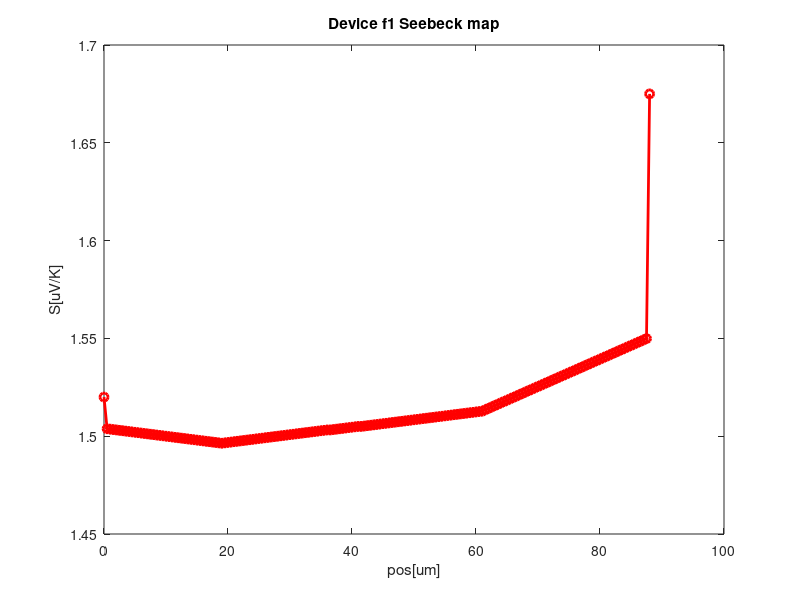

MATLAB code for this plot:
%%Seebeck match d f1

e1 = -0.0002;
e2 = -0.0002;
ep = 0;
pos = 0:0.5:88;
S1 = 1.5;
epb = 0;
epp = 0.0005;
eppa = 0;


mf1=[1.52,S1+18*e2-37*e1+epb,S1+18*e2-36*e1+epb,S1+18*e2-35*e1+epb,...
    S1+18*e2-34*e1+epb,S1+18*e2-33*e1+epb,S1+18*e2-32*e1,S1+18*e2-31*e1,...
    S1+18*e2-30*e1, S1+18*e2-29*e1,S1+18*e2-28*e1,S1+18*e2-27*e1, S1+18*e2-26*e1,...
    S1+18*e2-25*e1,S1+18*e2-24*e1,S1+18*e2-23*e1,S1+18*e2-22*e1,S1+18*e2-21*e1,...
    S1+18*e2-20*e1,S1+18*e2-19*e1,S1+18*e2-18*e1,S1+18*e2-17*e1,S1+18*e2-16*e1,...
    S1+18*e2-15*e1,S1+18*e2-14*e1,S1+18*e2-13*e1,S1+18*e2-12*e1,S1+18*e2-11*e1,...
    S1+18*e2-10*e1,S1+18*e2-9*e1,S1+18*e2-8*e1,S1+18*e2-7*e1,S1+18*e2-6*e1,S1+18*e2-5*e1,...
    S1+18*e2-4*e1,S1+18*e2-3*e1,S1+18*e2-2*e1,S1+18*e2-e1,S1+18*e2,S1+17*e2,...
    S1+16*e2,S1+15*e2,S1+14*e2,S1+13*e2,S1+12*e2,S1+11*e2,S1+10*e2,S1+9*e2,...
    S1+8*e2,S1+7*e2,S1+6*e2,S1+5*e2,S1+4*e2,S1+3*e2,S1+2*e2,S1+e2,S1, S1-e2,...
    S1-2*e2,S1-3*e2,S1-4*e2,S1-5*e2,S1-6*e2,S1-7*e2,S1-8*e2,S1-9*e2,S1-10*e2,...
    S1-11*e2,S1-12*e2,S1-13*e2,S1-14*e2,S1-15*e2,S1-16*e2,S1-16*e2,S1-17*e2,S1-18*e2,S1-19*e2,S1-20*e2,...
    S1-21*e2,S1-22*e2,S1-23*e2,S1-24*e2,S1-25*e2,S1-25*e2,S1-26*e2,S1-27*e2,S1-28*e2,S1-29*e2,S1-30*e2,...
    S1-31*e2,S1-32*e2,S1-33*e2,S1-34*e2,S1-35*e2,S1-36*e2,S1-37*e2,S1-38*e2,S1-39*e2,S1-40*e2,...
    S1-41*e2,S1-42*e2,S1-43*e2,S1-44*e2,S1-45*e2,S1-46*e2,S1-47*e2,S1-48*e2,S1-49*e2,S1-50*e2,...
    S1-51*e2,S1-52*e2,S1-53*e2,S1-54*e2,S1-55*e2,S1-56*e2,S1-57*e2,S1-58*e2,S1-59*e2,S1-60*e2,...
    S1-61*e2,S1-62*e2,S1-63*e2,S1-64*e2,...
    S1-66*e2+e2+9*epp-8*epp, S1-67*e2+e2+eppa+10*epp-8*epp, S1-68*e2+e2+eppa+11*epp-8*epp, S1-69*e2+e2+eppa+12*epp-8*epp, S1-70*e2+e2+eppa+13*epp-8*epp,...
    S1-71*e2+e2+eppa+14*epp-8*epp, S1-72*e2+e2+eppa+15*epp-8*epp, S1-73*e2+e2+eppa+16*epp-8*epp, S1-74*e2+e2+33*epp-32*epp+16*epp-8*epp, S1-75*e2+e2+34*epp-32*epp+16*epp-8*epp, S1-76*e2+e2+35*epp-32*epp+16*epp-8*epp, S1-77*e2+e2+36*epp-32*epp+16*epp-8*epp, S1-78*e2+e2+37*epp-32*epp+16*epp-8*epp, S1-79*e2+e2+38*epp-32*epp+16*epp-8*epp, S1-79*e2+39*epp-32*epp+16*epp-8*epp, S1-80*e2+40*epp-32*epp+16*epp-8*epp,...
    S1-81*e2+41*epp-32*epp+16*epp-8*epp, S1-82*e2+ep+42*epp-32*epp+16*epp-8*epp, S1-83*e2+ep+43*epp-32*epp+16*epp-8*epp, S1-84*e2+ep+44*epp-32*epp+16*epp-8*epp, S1-85*e2+ep+45*epp-32*epp+16*epp-8*epp, S1-86*e2+ep+46*epp-32*epp+16*epp-8*epp, S1-87*e2+ep+47*epp-32*epp+16*epp-8*epp, S1-88*e2+ep+48*epp-32*epp+16*epp-8*epp, S1-89*e2+ep+49*epp-32*epp+16*epp-8*epp, S1-90*e2+ep+50*epp-32*epp+16*epp-8*epp,...
    S1-91*e2+ep+51*epp-32*epp+16*epp-8*epp, S1-92*e2+ep+52*epp-32*epp+16*epp-8*epp, S1-93*e2+ep+53*epp-32*epp+16*epp-8*epp, S1-94*e2+ep+54*epp-32*epp+16*epp-8*epp, S1-95*e2+ep+55*epp-32*epp+16*epp-8*epp,S1-96*e2+ep+56*epp-32*epp+16*epp-8*epp,S1-97*e2+ep+57*epp-32*epp+16*epp-8*epp, S1-98*e2+ep+58*epp-32*epp+16*epp-8*epp, S1-99*e2+ep+59*epp-32*epp+16*epp-8*epp,...
    S1-100*e2+ep+60*epp-32*epp+16*epp-8*epp, S1-101*e2+ep+61*epp-32*epp+16*epp-8*epp, S1-102*e2+ep+62*epp-32*epp+16*epp-8*epp, S1-103*e2+ep+63*epp-32*epp+16*epp-8*epp, S1-104*e2+ep+64*epp-32*epp+16*epp-8*epp,S1-105*e2+ep+65*epp-32*epp+16*epp-8*epp, S1-106*e2+ep+66*epp-32*epp+16*epp-8*epp, S1-107*e2+ep+67*epp-32*epp+16*epp-8*epp, S1-108*e2+ep+68*epp-32*epp+16*epp-8*epp, S1-109*e2+ep+69*epp-32*epp+16*epp-8*epp,...
    S1-110*e2+ep+70*epp-32*epp+16*epp-8*epp, S1-111*e2+ep+71*epp-32*epp+16*epp-8*epp, S1-112*e2+ep+72*epp-32*epp+16*epp-8*epp, S1-113*e2+ep+73*epp-32*epp+16*epp-8*epp, S1-114*e2+ep+74*epp-32*epp+16*epp-8*epp, S1-115*e2+ep+75*epp-32*epp+16*epp-8*epp, S1-116*e2+ep+76*epp-32*epp+16*epp-8*epp,S1-117*e2+ep+77*epp-32*epp+16*epp-8*epp, ...    
    1.675];

figure
plot(pos, mf1, '-or','LineWidth',2);
title('Device f1 Seebeck map');
xlabel('pos[um]');
ylabel('S[uV/K]');